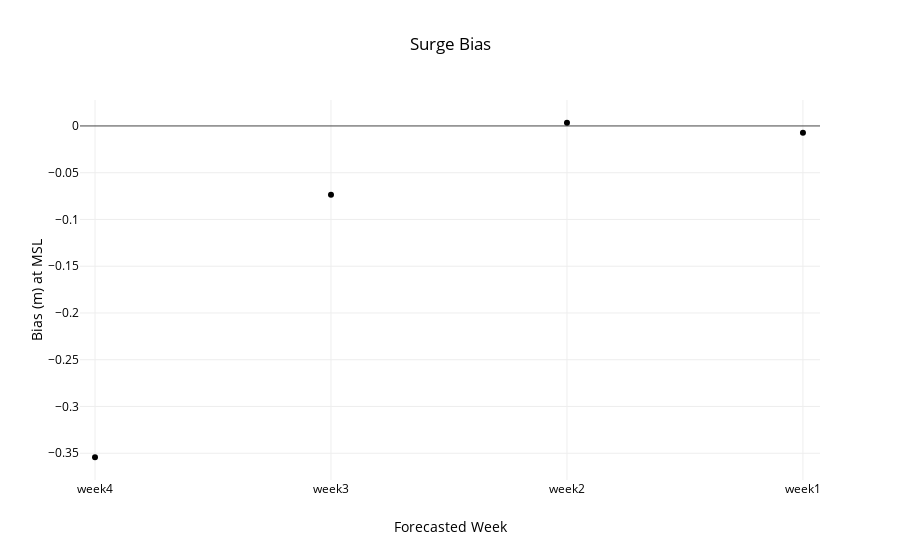

The notebook cell this image was saved under:
### Code cell
week = ['nan','week4','week3','week2','week1']
data = utils.metric(files,week,start,26720)
title,x,y='Surge Bias','Forecasted Week','Bias (m) at MSL'
layout=utils.layout(title,x,y)
fig = go.Figure(data=data, layout=layout)
interactive = iplot(fig)
#po.plot(fig,filename=root_dir+'\\'+'metric.html')

### Figure 1 — Plotly figure (JSON) as saved in the notebook; plotly's stock layout.template omitted (floating-point values rounded to 4 significant figures)
{"data": [{"line": {"color": "rgba(255, 51, 204)"}, "mode": "markers", "type": "scatter", "uid": "0862eb64-ec3c-496e-b838-7071ecc8e06c", "x": ["week4", "week3", "week2", "week1"], "y": [-0.3543, -0.0736, 0.00342, -0.007226]}], "layout": {"autosize": true, "font": {"color": "rgb(0, 0, 0)"}, "legend": {"orientation": "h"}, "paper_bgcolor": "rgb(255,255,255)", "plot_bgcolor": "rgb(255,255,255)", "title": "Surge Bias", "xaxis": {"autorange": false, "range": [-0.06358, 3.072], "showspikes": false, "title": "Forecasted Week", "type": "category"}, "yaxis": {"autorange": true, "range": [-0.3805, 0.02962], "showspikes": false, "title": "Bias (m) at MSL", "type": "linear"}}}
